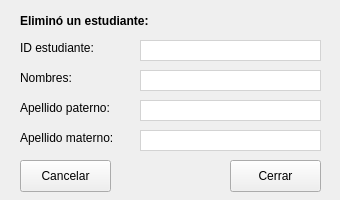
<?xml version="1.0" encoding="UTF-8"?>
<ui version="4.0">
 <class>MainWindow</class>
 <widget class="QMainWindow" name="MainWindow">
  <property name="geometry">
   <rect>
    <x>0</x>
    <y>0</y>
    <width>340</width>
    <height>200</height>
   </rect>
  </property>
  <property name="minimumSize">
   <size>
    <width>340</width>
    <height>200</height>
   </size>
  </property>
  <property name="maximumSize">
   <size>
    <width>340</width>
    <height>200</height>
   </size>
  </property>
  <property name="windowTitle">
   <string>Eliminar estudiante</string>
  </property>
  <widget class="QWidget" name="centralwidget">
   <widget class="QLineEdit" name="nestApMat">
    <property name="geometry">
     <rect>
      <x>140</x>
      <y>130</y>
      <width>181</width>
      <height>21</height>
     </rect>
    </property>
    <property name="styleSheet">
     <string notr="true">border: 1px solid lightgray;</string>
    </property>
    <property name="maxLength">
     <number>255</number>
    </property>
    <property name="readOnly">
     <bool>true</bool>
    </property>
   </widget>
   <widget class="QLabel" name="nest_lblApMat">
    <property name="geometry">
     <rect>
      <x>20</x>
      <y>130</y>
      <width>111</width>
      <height>16</height>
     </rect>
    </property>
    <property name="text">
     <string>Apellido materno:</string>
    </property>
   </widget>
   <widget class="QLabel" name="nest_lblID">
    <property name="geometry">
     <rect>
      <x>20</x>
      <y>10</y>
      <width>291</width>
      <height>21</height>
     </rect>
    </property>
    <property name="font">
     <font>
      <weight>75</weight>
      <bold>true</bold>
     </font>
    </property>
    <property name="text">
     <string>Eliminó un estudiante:</string>
    </property>
   </widget>
   <widget class="QLineEdit" name="nestApPat">
    <property name="geometry">
     <rect>
      <x>140</x>
      <y>100</y>
      <width>181</width>
      <height>21</height>
     </rect>
    </property>
    <property name="styleSheet">
     <string notr="true">border: 1px solid lightgray;</string>
    </property>
    <property name="maxLength">
     <number>255</number>
    </property>
    <property name="readOnly">
     <bool>true</bool>
    </property>
   </widget>
   <widget class="QLabel" name="nest_lblApPat">
    <property name="geometry">
     <rect>
      <x>20</x>
      <y>100</y>
      <width>111</width>
      <height>16</height>
     </rect>
    </property>
    <property name="text">
     <string>Apellido paterno:</string>
    </property>
   </widget>
   <widget class="QPushButton" name="nestCerrar">
    <property name="geometry">
     <rect>
      <x>230</x>
      <y>160</y>
      <width>91</width>
      <height>32</height>
     </rect>
    </property>
    <property name="text">
     <string>Cerrar</string>
    </property>
   </widget>
   <widget class="QLabel" name="lblID">
    <property name="geometry">
     <rect>
      <x>20</x>
      <y>40</y>
      <width>91</width>
      <height>16</height>
     </rect>
    </property>
    <property name="text">
     <string>ID estudiante:</string>
    </property>
   </widget>
   <widget class="QLineEdit" name="nestID">
    <property name="enabled">
     <bool>true</bool>
    </property>
    <property name="geometry">
     <rect>
      <x>140</x>
      <y>40</y>
      <width>181</width>
      <height>21</height>
     </rect>
    </property>
    <property name="autoFillBackground">
     <bool>false</bool>
    </property>
    <property name="styleSheet">
     <string notr="true">border: 1px solid lightgray;</string>
    </property>
    <property name="maxLength">
     <number>8</number>
    </property>
    <property name="readOnly">
     <bool>true</bool>
    </property>
   </widget>
   <widget class="QLineEdit" name="nestNombres">
    <property name="geometry">
     <rect>
      <x>140</x>
      <y>70</y>
      <width>181</width>
      <height>21</height>
     </rect>
    </property>
    <property name="styleSheet">
     <string notr="true">border: 1px solid lightgray;</string>
    </property>
    <property name="maxLength">
     <number>255</number>
    </property>
    <property name="readOnly">
     <bool>true</bool>
    </property>
   </widget>
   <widget class="QLabel" name="nest_lblNombres">
    <property name="geometry">
     <rect>
      <x>20</x>
      <y>70</y>
      <width>71</width>
      <height>16</height>
     </rect>
    </property>
    <property name="text">
     <string>Nombres:</string>
    </property>
   </widget>
   <widget class="QPushButton" name="nestCerrar_2">
    <property name="geometry">
     <rect>
      <x>20</x>
      <y>160</y>
      <width>91</width>
      <height>32</height>
     </rect>
    </property>
    <property name="text">
     <string>Cancelar</string>
    </property>
   </widget>
  </widget>
 </widget>
 <resources/>
 <connections/>
</ui>
